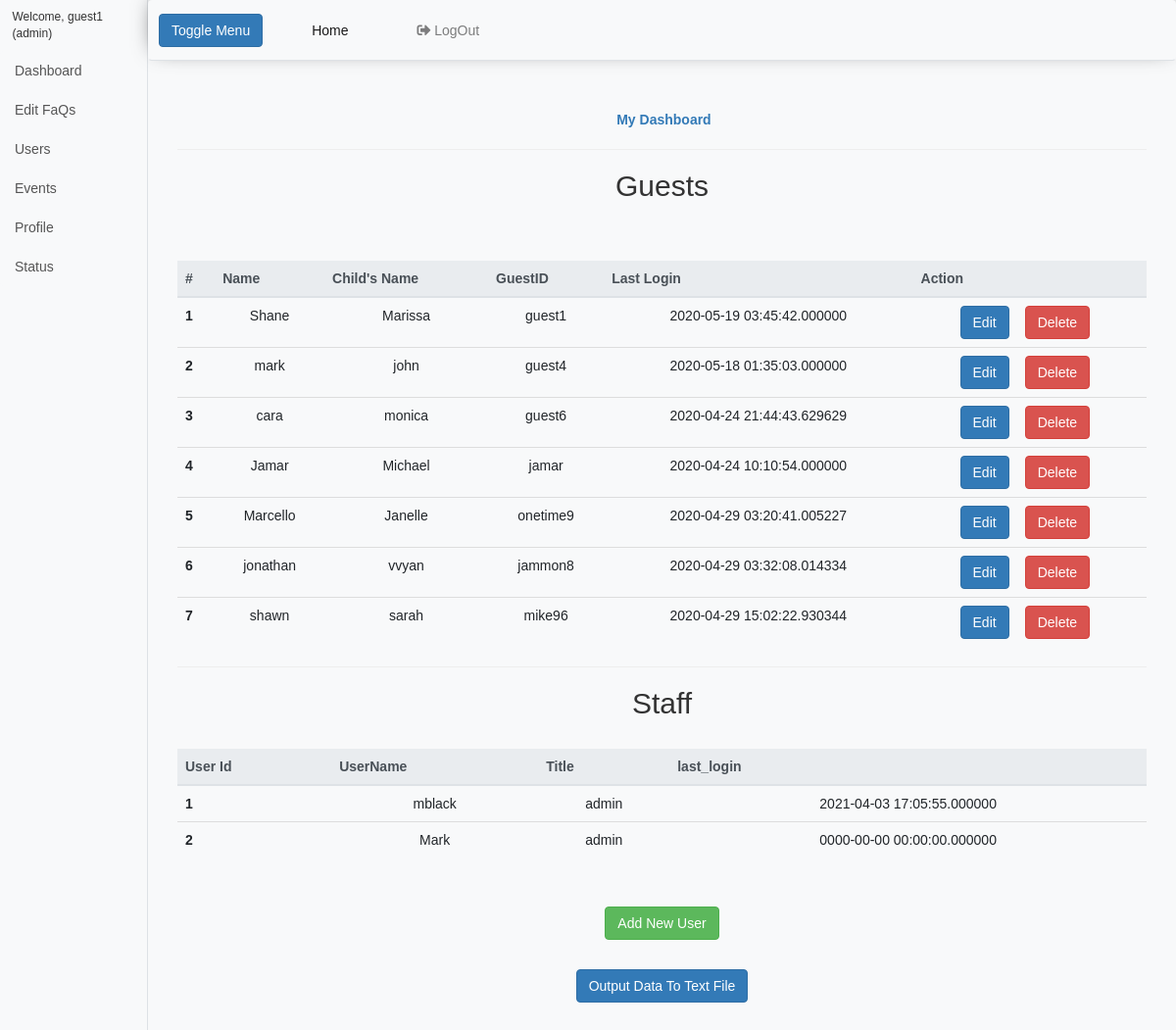
Screenshot of /Hospital/dashboardUsers.php (signed in) with the database file from the repository.
### tables this page shows
CREATE TABLE `users` (
  `id` int(16) NOT NULL,
  `name` varchar(255) DEFAULT NULL,
  `child_name` varchar(255) DEFAULT NULL,
  `username` varchar(16) NOT NULL,
  `password` varchar(16) NOT NULL,
  `role` varchar(255) NOT NULL DEFAULT 'guest',
  `last_login` timestamp(6) NOT NULL DEFAULT current_timestamp(6) ON UPDATE current_timestamp(6)
);

### Hospital/includes/autoloader.php (called while the page is built, shortened)
<?php
function myAutoLoader($className)
{
	$searchFiles = array(
       	    INCLUDES_DIR.$className.'.php',
			    );
    foreach ($searchFiles as $file) {
    	if (file_exists($file)) {
			return;
    	}
    }
}

### Hospital/includes/manageUsersClass.php (called while the page is built, shortened)
<?php
class manageUsersClass {
  public function getAllUsers()
  {
    $conn = new databaseClass(DB_HOST,DB_UNAME,DB_PASS,DB_DBNAME);
    $stmt = "SELECT * FROM users;";
    $result =  mysqli_query($conn->getDB(),$stmt);
    $resultcheck = mysqli_num_rows($result);
    if($resultcheck > 0)
    {
      while($row = mysqli_fetch_assoc($result))
      {
        $users[] = $row;
      }
      return $users;
    }
  }
}

### Hospital/includes/databaseClass.php (called while the page is built, shortened)
<?php
class databaseClass
{
  private $_mysqli;
  public function __construct(string $db_host,string $users,string $password,string $db_name)
  {
    $this->_mysqli = new mysqli($db_host,$users,$password,$db_name);
  }
  public function getDB()
  {
    return $this->_mysqli;
  }
}

### Hospital/dashboardUsers.php (the view, shortened to what this page needs)
<?php
$getUsers = new manageUsersClass();
$users = $getUsers->getAllUsers();
$countGuest = 0;
$countStaff = 0;
?>
<?php $user = $_SESSION['user']; ?>
<!DOCTYPE html>
<html lang="en">
<head>
    <link rel="stylesheet" href="https://maxcdn.bootstrapcdn.com/bootstrap/4.4.1/css/bootstrap.min.css">
    <link rel="stylesheet" href="https://use.fontawesome.com/releases/v5.6.3/css/all.css"
>
    <link rel="stylesheet" type="text/css" href="css/style.css">
</head>
<body class="bg-light">
    <link href="vendor/bootstrap/css/bootstrap.min.css" rel="stylesheet">
    <link rel="stylesheet" type="text/css" href="css/style.css">
    <link href="css/simple-sidebar.css" rel="stylesheet">
    </head>
    <body class="bg-light">
        <div class="d-flex" id="wrapper">
            <div class="bg-light border-right" id="sidebar-wrapper">
                <div class="sidebar-heading">Welcome, <?php echo $user ?> (admin)</div>
                <div class="list-group list-group-flush">
                    <a href="#" class="list-group-item list-group-item-action bg-light">Dashboard</a>
                    <a href=dashboardFaqs class="list-group-item list-group-item-action bg-light">Edit FaQs</a>
                    <a href="dashboardUsers" class="list-group-item list-group-item-action bg-light">Users</a>
                    <a href="#" class="list-group-item list-group-item-action bg-light">Events</a>
                    <a href="#" class="list-group-item list-group-item-action bg-light">Profile</a>
                    <a href="#" class="list-group-item list-group-item-action bg-light">Status</a>
                </div>
            </div>
            <div id="page-content-wrapper">
                <nav class="navbar navbar-expand-lg navbar-expand-sm navbar-light bg-light border-bottom "
                    role="tablist">
                    <button class="btn btn-primary" id="menu-toggle">Toggle Menu</button>
                    <div class="collapse navbar-collapse" id="navbarSupportedContent">
                        <ul class="navbar-nav ml-auto mt-2 mt-lg-0">
                            <li class="nav-item active">
                                <a class="nav-link" href="index">Home <span class="sr-only">(current)</span></a>
                            </li>
                            <li class="nav-item">
                                <a class="nav-link" href="includes/logout"><i
                                        class="fas fa-sign-out-alt"></i>&nbspLogOut</a>
                            </li>
                    </div>
                </nav>
                <div class="container-fluid">
                    <div class="col-lg-12 col-md-12 col-sm-12 col-xs-12 text-center mt-5">
                        <a href="#"><strong><span class="fa fa-dashboard"></span> My Dashboard</strong></a>
                        <hr>
                        <div class="table-responsive-sm">
                            <table class="table mt-5" id="faqtable">
                                <h2>Guests</h2>
                                <thead class="thead-light">
                                    <tr>
                                        <th scope="col">#</th>
                                        <th scope="col">Name</th>
                                        <th scope="col">Child's Name</th>
                                        <th scope="col">GuestID</th>
                                        <th scope="col">Last Login</th>
                                        <th colspan="2" scope="col">Action</th>
                                    </tr>
                                </thead>
                                <tbody>
                                    <?php foreach ($users as $user) :  ?>
                                    <?php if ($user['role'] != "admin") : ?>
                                    <tr>
                                        <th scope="row"><?php echo ++$countGuest ?></th>
                                        <td><?php echo $user['name'] ?></td>
                                        <td><?php echo $user['child_name'] ?></td>
                                        <td><?php echo $user['username'] ?></td>
                                        <td><?php echo $user['last_login'] ?></td>
                                        <td><a href="dashboardUsers?edit_user=<?php echo $user['id']; ?>"
                                                class="btn btn-primary float-right" id="openuser">Edit</a></td>&nbsp
                                        <td> <a href="includes/process?delete_user=<?php echo $user['id']; ?>"
                                                class="btn btn-danger float-left">Delete</a></td>
                                    </tr>
                                    <?php endif; ?>
                                    <?php endforeach ?>
                                </tbody>
                            </table>
                        </div>
                        <div class="table-responsive-sm">
                            <table class="table mt-5 text-center" id="stafftable">
                                <hr>
                                <h2>Staff</h2>
                                <thead class="thead-light">
                                    <tr>
                                        <th scope="col">User Id</th>
                                        <th scope="col">UserName</th>
                                        <th scope="col">Title</th>
                                        <th scope="col">last_login</th>
                                    </tr>
                                </thead>
                                <tbody>
                                    <?php foreach ($users as $user) :  ?>
                                    <?php if ($user['role'] == "admin") : ?>
                                    <tr>
                                        <th scope="row"><?php echo ++$countStaff ?></th>
                                        <td><?php echo $user['username'] ?></td>
                                        <td><?php echo $user['role'] ?></td>
                                        <td><?php echo $user['last_login'] ?></td>
                                    </tr>
                                    <?php endif; ?>
                                    <?php endforeach ?>
                                </tbody>
                            </table>
                            <button class="btn btn-success mt-5" data-toggle="collapse" data-target="#createuser"> Add
                                New User</button>
                            <form method="post" action="includes/process">
                                <button type="submit" class="btn btn-primary mt-5 mb-10" name="output"><a
                                        href="./file.txt" style="color:white;" download>Output Data To Text File</a>
                                </button>
                            </form>
                        </div>
                    </div>
                </div>
                <br><br><br>
            </div>
    </body>
</html>

### Hospital/css/style.css (style rules this page uses)
body { font-family: "Poppins", sans-serif; }
nav { box-shadow: 0px -5px 22px -8px rgba(0, 0, 0, 0.75); margin-bottom: 10px; }
.navbar-nav > li { margin-right: 20px; padding-left: 30px; padding-right: 10px; }

### Hospital/css/simple-sidebar.css (style rules this page uses)
body { overflow-x: hidden; }
#sidebar-wrapper { min-height: 100vh; margin-left: -15rem; -webkit-transition: margin .25s ease-out; -moz-transition: margin .25s ease-out; -o-transition: margin .25s ease-out; transition: margin .25s ease-out; }
#sidebar-wrapper .sidebar-heading { padding: 0.875rem 1.25rem; font-size: 1.2rem; }
#sidebar-wrapper .list-group { width: 15rem; }
#page-content-wrapper { min-width: 100vw; }
@media (min-width: 768px) { #sidebar-wrapper { margin-left: 0; } }
@media (min-width: 768px) { #page-content-wrapper { min-width: 0; width: 100%; } }

### rows the page displays
users: name "Shane", child_name "Marissa", username "guest1", last_login "2020-05-19 03:45:42.000000"
users: name "mark", child_name "john", username "guest4", last_login "2020-05-18 01:35:03.000000"
users: name "cara", child_name "monica", username "guest6", last_login "2020-04-24 21:44:43.629629"
users: name "Jamar", child_name "Michael", username "jamar", last_login "2020-04-24 10:10:54.000000"
users: name "Marcello", child_name "Janelle", username "onetime9", last_login "2020-04-29 03:20:41.005227"
users: name "jonathan", child_name "vvyan", username "jammon8", last_login "2020-04-29 03:32:08.014334"
users: name "shawn", child_name "sarah", username "mike96", last_login "2020-04-29 15:02:22.930344"
users: username "mblack", role "admin", last_login "2021-04-03 17:05:55.000000"
users: username "Mark", role "admin", last_login "0000-00-00 00:00:00.000000"

### other values shown
$user "guest1"
